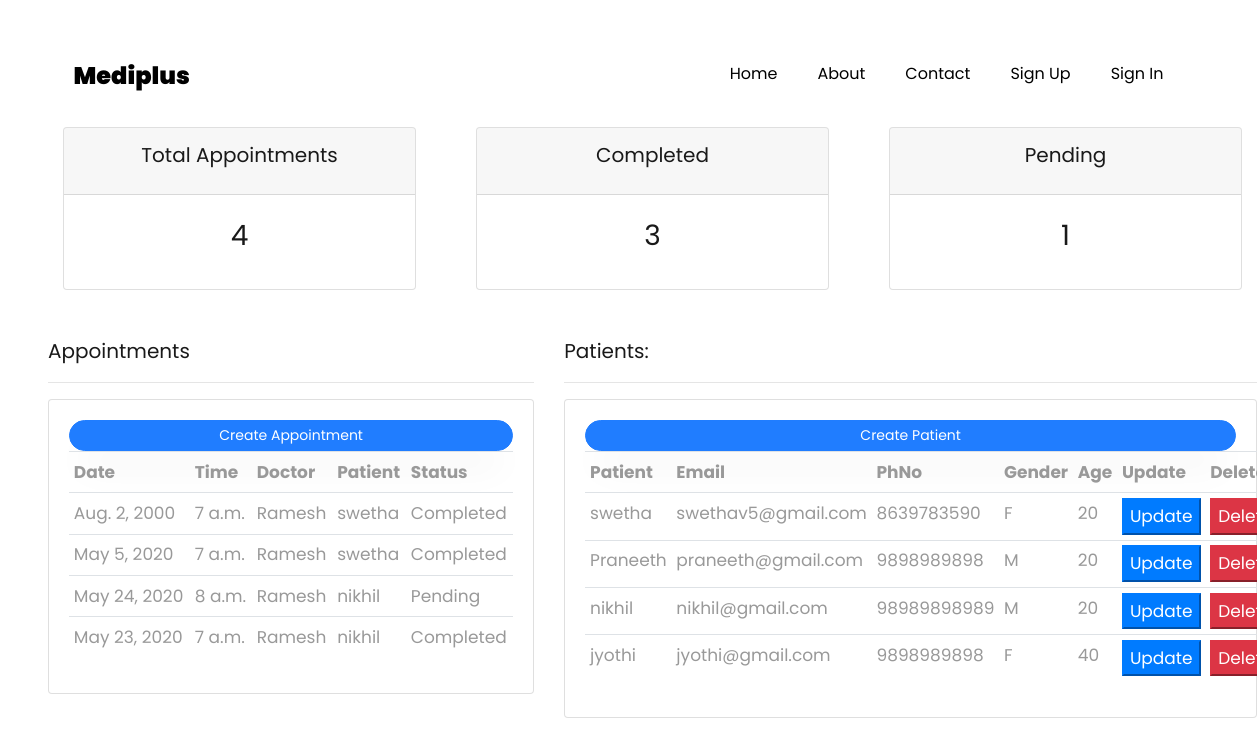
Page /receiptionist/ on the earlier database version.
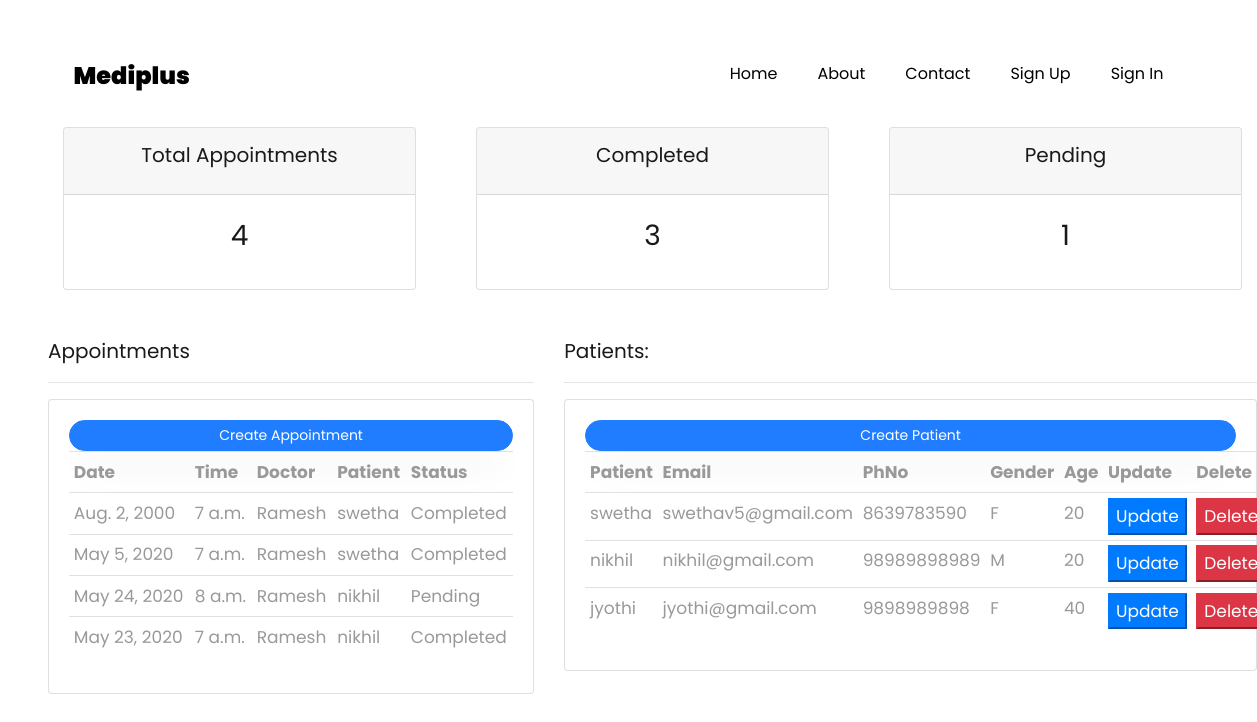
Same page on the later database version.
### core/models.py (models this page shows, shortened)
class Appointment(models.Model):
    status_choices=(
        ('Completed','Completed'),
        ('Pending','Pending'),
    )
    patient=models.ForeignKey(Patient,on_delete=models.CASCADE)
    doctor=models.ForeignKey(Doctor,on_delete=models.CASCADE)
    Time=models.TimeField()
    Date=models.DateField()
    status=models.CharField(choices=status_choices,max_length=300)

class Doctor(models.Model):
    status_choices=(
        ('onduty','onduty'),
        ('offduty','offduty'),
    )
    user=models.OneToOneField(Users,on_delete=models.CASCADE,primary_key=True)
    Education=models.CharField(max_length=500)
    Specialization=models.CharField(max_length=500)
    AadharNo=models.IntegerField()
    Attendence=models.IntegerField(null=True,blank=True)
    Salary=models.IntegerField(null=True,blank=True)
    status=models.CharField(choices=status_choices,max_length=300)
    def __str__(self):
        return self.user.username

class Users(AbstractUser):
    PATIENT=1
    DOCTOR=2
    HR=3
    RECEPTIONIST=4
    ROLE_CHOICES = (
        (PATIENT, 'Patient'),
        (DOCTOR, 'Doctor'),
        (HR,'HR'),
        (RECEPTIONIST,'Receptionist')
    )
    GENDER_CHOICES = (
        ('M', 'Male'),
        ('F', 'Female'),
        ('O', 'Other'),
    )
    role = models.PositiveSmallIntegerField(choices=ROLE_CHOICES,null=True,blank=True)
    gender = models.CharField(max_length=1, choices=GENDER_CHOICES)
    age=models.IntegerField(null=True,blank=True)
    phoneno=models.BigIntegerField(null=True,blank=True)
    address=models.TextField(null=True,blank=True)
    def __str__(self):
        return self.username

class Patient(models.Model):
    user=models.OneToOneField(Users,on_delete=models.CASCADE,primary_key=True)
    def __str__(self):
        return self.user.username

### core/views.py (the view)
# urls.py: path('receiptionist/',views.Receiptionist,name='Receiptionist'),
def Receiptionist(request):
    patient=Patient.objects.all()
    appointment=Appointment.objects.all()
    total_appointment=appointment.count()
    pending=appointment.filter(status='Pending').count()
    completed=appointment.filter(status='Completed').count()
    context={
        'total_appointment':total_appointment,
        'pending':pending,
        'completed':completed,
        'patient':patient,'appointment':appointment
    }
    return render(request,'receiptionist.html',context=context)

### core/templates/receiptionist.html (shortened to what this page needs)
{% extends 'base.html' %}
{% load static %}
{% block content %}
  <br>
<div class="row">
	<div class="col">
		<div class="col-md">
			<div class="card text-center text-white  mb-3" id="total-appointment">
			  	<div class="card-header">
			  		<h5 class="card-title">Total Appointments</h5>
			  	</div>
			  	<div class="card-body">
			    	<h3 class="card-title">{{total_appointment}}</h3>
			  	</div>
			</div>
		</div>
	</div>
	<div class="col">
		<div class="col-md">
			<div class="card text-center text-white  mb-3" id="orders-delivered">
			  	<div class="card-header">
			  		<h5 class="card-title">Completed </h5>
			  	</div>
			  	<div class="card-body">
			    	<h3 class="card-title">{{completed}}</h3>
			  	</div>
			</div>
		</div>
	</div>
	<div class="col">
		<div class="col-md">
			<div class="card text-center text-white  mb-3" id="orders-pending">
			  	<div class="card-header">
			  		<h5 class="card-title">Pending</h5>
			  	</div>
			  	<div class="card-body">
			    	<h3 class="card-title">{{pending}}</h3>
			  	</div>
			</div>
		</div>
	</div>
</div>
<br>
<div class="row">
<div class="col-md-5">
	<h5>Appointments</h5>
	<hr>
	<div class="card card-body">
		<a class="btn btn-primary  btn-sm btn-block" href="{% url 'CreateAppointment' %}">Create Appointment</a>
		<table class="table table-sm">
			<tr>
				<th>Date</th>
				<th>Time</th>
				<th>Doctor</th>
				<th>Patient</th>
				<th>Status</th>
			</tr>
			{% for a in appointment %}
				<tr>
					<td>{{a.Date}}</td>
					<td>{{a.Time}}</td>
					<td>{{a.doctor}}</td>
					<td>{{a.patient}}</td>
					<td>{{a.status}}</td>
				</tr>
			{% endfor %}
		</table>
	</div>
</div>
	<div class="col-md-7">
		<h5>Patients:</h5>
		<hr>
		<div class="card card-body">
			<a class="btn btn-primary  btn-sm btn-block" href="">Create Patient</a>
			<table class="table table-sm">
				<tr>
				<th>Patient</th>
				<th>Email</th>
				<th>PhNo</th>
				<th>Gender</th>
				<th>Age</th>
				<th>Update</th>
				<th>Delete</th>
				</tr>
				{% for p in patient %}
          <tr>
            <td>{{p.user}}</td>
            <td>{{p.user.email}}</td>
            <td>{{p.user.phoneno}}</td>
            <td>{{p.user.gender}}</td>
            <td>{{p.user.age}}</td>
            <td><a href='{% url "ProfileUpdate" p.user_id %}'><button class='btn-primary'>Update</button></a></td>
            <td><a href='{% url "deletePatient" p.user_id %}'><button class='btn-danger'>Delete</button></a></td>
          </tr>
           {% endfor %}
			</table>
		</div>
	</div>
</div>
 {% endblock %}

Differences in the rows shown:
removed Patient: user "Praneeth", user.email "praneeth@gmail.com", user.phoneno "9898989898", user.gender "M", user.age "20"
